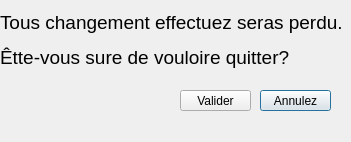
<?xml version="1.0" encoding="UTF-8"?>
<ui version="4.0">
 <class>Dialog</class>
 <widget class="QDialog" name="Dialog">
  <property name="geometry">
   <rect>
    <x>0</x>
    <y>0</y>
    <width>351</width>
    <height>142</height>
   </rect>
  </property>
  <property name="windowTitle">
   <string>Dialog</string>
  </property>
  <widget class="QLabel" name="label_message_veut_Q_pop_up_animaux">
   <property name="geometry">
    <rect>
     <x>0</x>
     <y>-10</y>
     <width>351</width>
     <height>101</height>
    </rect>
   </property>
   <property name="font">
    <font>
     <pointsize>14</pointsize>
    </font>
   </property>
   <property name="text">
    <string>&lt;html&gt;&lt;head/&gt;&lt;body&gt;&lt;p&gt;Tous changement effectuez seras perdu.&lt;/p&gt;&lt;p&gt;Êtte-vous sure de vouloire quitter?&lt;/p&gt;&lt;/body&gt;&lt;/html&gt;</string>
   </property>
  </widget>
  <widget class="QPushButton" name="pushButton_veut_pas_Q_pop_up_animaux">
   <property name="geometry">
    <rect>
     <x>260</x>
     <y>90</y>
     <width>71</width>
     <height>21</height>
    </rect>
   </property>
   <property name="text">
    <string>Annulez</string>
   </property>
  </widget>
  <widget class="QPushButton" name="pushButton_veut_Q_pop_up_animaux">
   <property name="geometry">
    <rect>
     <x>180</x>
     <y>90</y>
     <width>71</width>
     <height>21</height>
    </rect>
   </property>
   <property name="text">
    <string>Valider</string>
   </property>
  </widget>
 </widget>
 <resources/>
 <connections/>
</ui>
